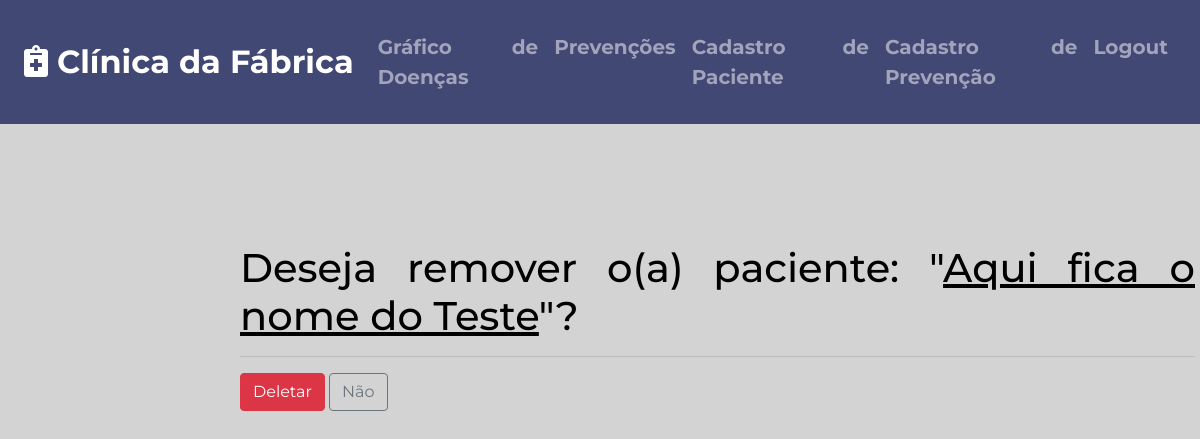
The page /apagar/17/ on the database as committed earlier.
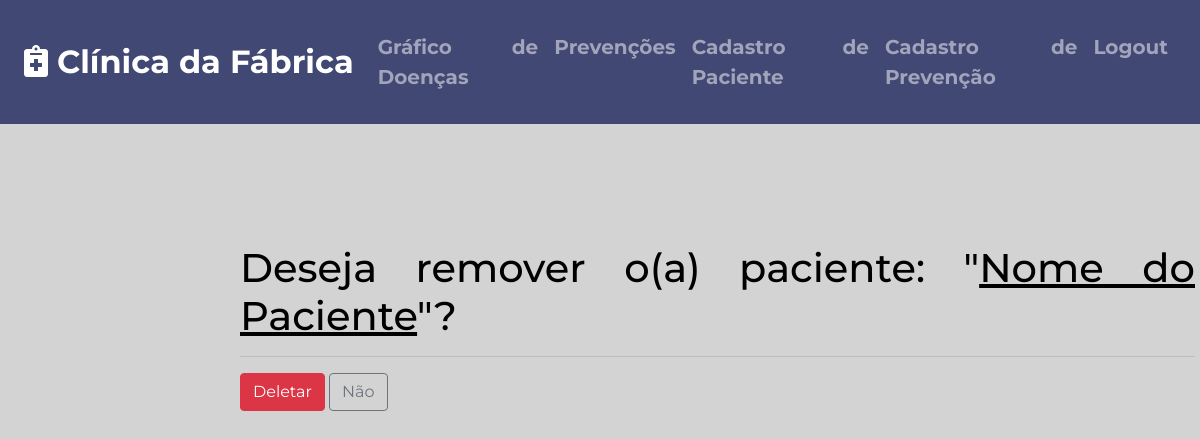
The same page on the database as committed later.
### base/models.py (models this page shows, shortened)
class Pacientes(models.Model):
    nome = models.CharField(max_length=100, verbose_name="Nome Completo")
    dataNasc = models.DateField(verbose_name="Data do Nascimento")
    genero = models.CharField(max_length=50, verbose_name="Gênero do Paciente")
    cpf = models.CharField(max_length=50, verbose_name="Número do CPF")
    tipoSang = models.CharField(max_length=50, verbose_name="Tipo Sanguíneo")
    sintomas = models.CharField(max_length=150, verbose_name="Sintomas")
    descrCaso = models.TextField(verbose_name="Descrição do Caso")
    gravidade = models.CharField(max_length=50, verbose_name="Grau de Gravidade")
    dataInc = models.DateTimeField(default=timezone.now, verbose_name="Data do Cadastro")

### base/views.py (the view)
# urls.py: path('apagar/<int:id>/', views.apagar, name="base-apagar"),
def apagar(request, id):
    paciente = get_object_or_404(Pacientes, pk=id)
    if request.method == "POST":
        paciente.delete()
        return redirect('base-home')
    return render(request, 'base/apagar.html', {'paciente': paciente})

### base/templates/base/apagar.html (shortened to what this page needs)
{% extends 'base/modelo.html' %}
{% block content %}
<div class="row formA delA" >
    <form method="POST">
        <h1>Deseja remover o(a) paciente: "<u>{{ paciente.nome }}</u>"?</h1>
        <hr>
        <button class="btn btn btn-danger" type="submit">Deletar</button>
        <input class="btn btn-outline-secondary" type="button" onclick="window.location.replace('{% url 'base-home' %}')" value="Não" />
    </form>
</div>
{% endblock %}

Rows that differ between the two databases and show on the page:
changed Pacientes: nome "Aqui fica o nome do Teste" → "Nome do Paciente"
